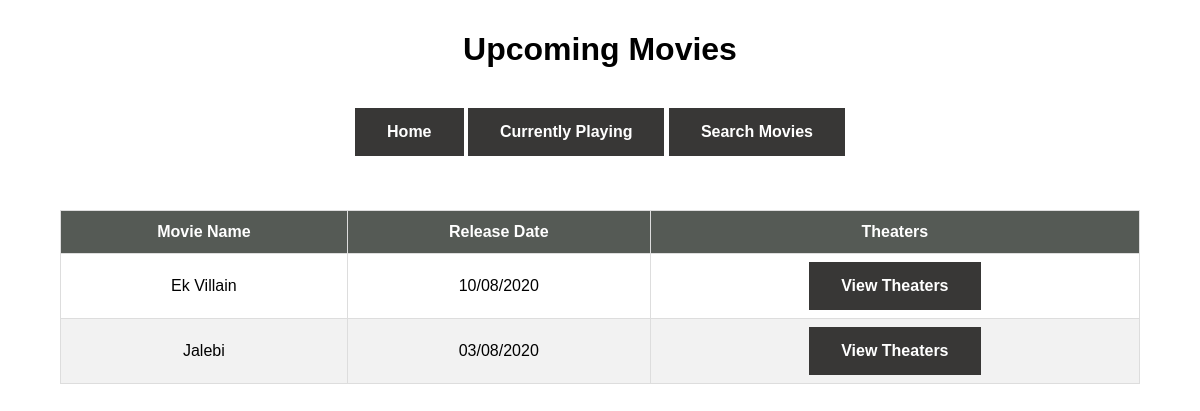
Screenshot of /upcoming with the database file from the repository.
### app.py (models this page shows)
class Movie(db.Model):
    __tablename__ = 'movies'
    movie_id = Column(Integer, primary_key=True)
    movie_name = Column(String)
    location = Column(String)
    show_time = Column(String)
    theater_id = Column(Integer)
    theater_name = Column(String)
    total_tickets = Column(Integer)
    available_tickets = Column(Integer)
    ticket_price = Column(Integer)
    ticket_dict = Column(JsonEncodedDict)
    status = Column(String)
    release = Column(String)

### app.py (the view)
@app.route('/upcoming')
def upcoming():
    up_movies = Movie.query.filter_by(status='upcoming').group_by(Movie.movie_name).all()
    result = movies_schema.dump(up_movies)
    print( result )
    return render_template("upcoming_movies.html",result=result)

### app.py (called while the page is built)
    def process_result_value(self, value, dialect):
        if value is None:
            return {}
        else:
            return json.loads(value)

### templates/upcoming_movies.html (shortened to what this page needs)
<!DOCTYPE html>
<html>
    <head>
        <link rel="stylesheet" href="{{ url_for('static',filename='css/main.css')}}"/>
    </head>
    <body>
        <center><h1>Upcoming Movies</h1><br>
            <a href="{{ url_for('index') }}" ><button type="button" >Home</button></a>
            <a href="{{ url_for('current') }}" ><button type="button" >Currently Playing</button></a>
            <a href="{{ url_for('search') }}" ><button type="button" >Search Movies</button></a>
        </center>   <br><br><br>
        <table class="table table-hover">
            <thead>
            <tr>
                <th scope="col">Movie Name</th>
                <th scope="col">Release Date</th>
                <th scope="col">Theaters</th>
            </tr>
            </thead>
            <tbody>
            {% for movie in result %}
            <tr>
                <td scope='row'>{{ movie['movie_name'] }}</td>
                <td>{{ movie['release']  }}</td>
                <td>
                    <form action="{{url_for('theaters')}}" method="POST">
                    <button>View Theaters</button></form>
                </td>
            </tr>
            {% endfor %}
            </tbody>
        </table>
    </body>
</html>

### static/css/main.css (style rules this page uses)
* { box-sizing: border-box; }
*:before, *:after { box-sizing: border-box; }
html, body { font-family: Arial, Helvetica, sans-serif; height: 100%; position: relative; margin:0px; padding:5px 30px; }
button { background-color: #383736; border: none; color: white; padding: 15px 32px; text-align: center; font-weight: bold ; text-decoration: none; display: inline-block; font-size: 16px; }
table { font-family: "Trebuchet MS", Arial, Helvetica, sans-serif; border-collapse: collapse; width: 100%; }
td, th { border: 1px solid #ddd; padding: 8px; text-align: center; }
tr:nth-child(even) { background-color: #f2f2f2; }
th { padding-top: 12px; padding-bottom: 12px; text-align: center; background-color: #555a55; color: white; }

### rows the page displays
Movie: movie_name "Ek Villain", release "10/08/2020"
Movie: movie_name "Jalebi", release "03/08/2020"
